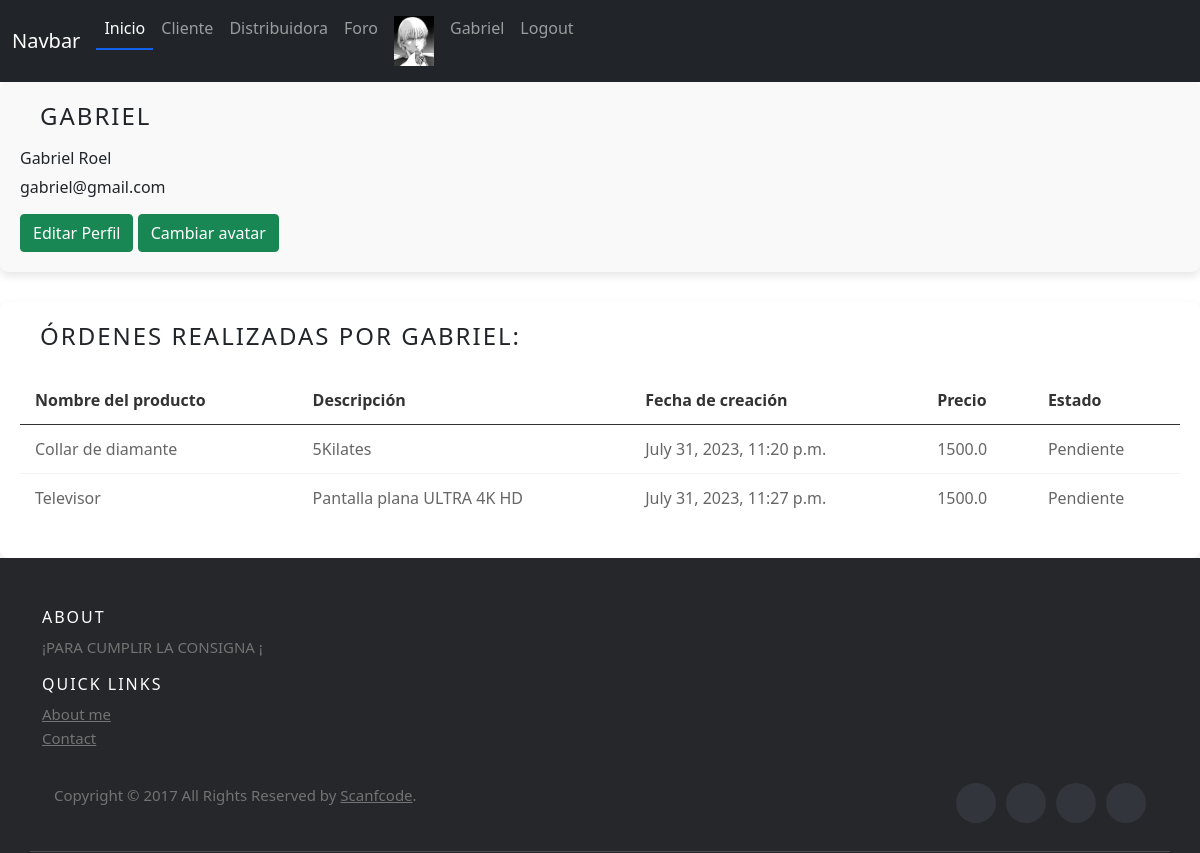
The app's page /perfil (signed in) with its own data.
### Roel/models.py (models this page shows, shortened)
class Ordenar(models.Model):
    STATUS = (
        ('Pendiente', 'Pendiente'),
        ('No se puede entregar', 'No se puede entregar'),
        ('Entregado', 'Entregado'),
    )
    cliente = models.ForeignKey(Cliente, null=True, on_delete=models.SET_NULL)
    producto = models.ForeignKey(Producto, null=True, on_delete=models.SET_NULL)
    date_created = models.DateTimeField(auto_now_add=True, null=True)
    estado = models.CharField(max_length=200, null=True, choices=STATUS)
    precio = models.FloatField(null=True)

class Producto(models.Model):
    CATEGORY = (
        ('Pulsera', 'Pulsera'),
        ('Collar', 'Collar'),
        ('Pendiente', 'Pendiente'),
        ('Electrodomestico', 'Electrodomestico'),
        ('Mueble', 'Mueble'),
        ('Focos', 'Focos'),
        ('Comestibles', 'Comestibles'),
        ('Componente PC', 'Componente PC'),
        ('Producto de belleza', 'Producto de belleza'),
        )
    nombre = models.CharField(max_length=200, null=True)
    precio = models.FloatField(max_length=8, null=True)
    categoria = models.CharField(max_length=200, null=True, choices=CATEGORY)
    descripcion = models.CharField(max_length=200, null=True, blank=True)
    date_created = models.DateTimeField(auto_now_add=True, null=True)
    tags = models.ManyToManyField(Tag)
    distribuidora = models.ForeignKey(Distribuidora, null=True, on_delete=models.SET_NULL)

### Roel/decorators.py (the view)
        def wrapper_func(request, *args, **kwargs):
            group = None
            if request.user.groups.exists():
                group = request.user.groups.all()[0].name
            if group in allowed_roles:
                return view_func(request, *args, **kwargs)
            else:
                return HttpResponse('No estas autorizado para la página')

### Roel/views.py (called while the page is built)
@login_required
@allowed_users(allowed_roles=['clientes', 'admin'])
def perfilview(request):
    pedidos = Ordenar.objects.filter(cliente=request.user.cliente)  # Filtrar los pedidos del usuario actual
    avatar = getavatar(request)
    context = {'pedidos': pedidos, 'avatar': avatar}
    return render(request, 'Roel/Perfil/perfil.html', context)

@login_required
def getavatar(request):
    avatar = Avatar.objects.filter(user = request.user.id)
    try:
        avatar = avatar[0].image.url
    except:
        avatar = None
    return avatar

### Roel/templates/Roel/Perfil/Perfil.html
{% extends "Roel/inicio.html" %}
{% load static %}
{% block contenidoQueCambia %}
    <div class="perfil-info">
        <h2>{{user.username}}</h2>
        <ul>
            <li>{{user.first_name}} {{user.last_name}}</li>
            <li>{{user.email}}</li>
        </ul>
        <a href="/Roel/Perfil/editarPerfil" class="btn btn-success">Editar Perfil</a>
        <a href="/Roel/Perfil/changeAvatar" class="btn btn-success">Cambiar avatar</a>
    </div>
    <div class="perfil-pedidos">
        <h2>Órdenes realizadas por {{ user.username }}:</h2>
        <table class="table">
            <thead>
                <tr>
                    <th>Nombre del producto</th>
                    <th>Descripción</th>
                    <th>Fecha de creación</th>
                    <th>Precio</th>
                    <th>Estado</th>
                </tr>
            </thead>
            <tbody>
                {% for pedido in pedidos %}
                <tr>
                    <td>{{ pedido.producto.nombre }}</td>
                    <td>{{ pedido.producto.descripcion }}</td>
                    <td>{{ pedido.date_created }}</td>
                    <td>{{ pedido.precio }}</td>
                    <td>{{ pedido.estado }}</td>
                </tr>
                {% endfor %}
            </tbody>
        </table>
    </div>
{% endblock %}

### Roel/templates/Roel/inicio.html (shortened to what this page needs)
<!DOCTYPE html>
<html lang="en">
<head>
    {% load static %}
    <link href="{% static 'Roel/css/Style.css'%}" rel="stylesheet"/>
    <link href="https://cdn.jsdelivr.net/npm/bootstrap@5.0.2/dist/css/bootstrap.min.css" rel="stylesheet">
</head>
<body>
    <nav class="navbar navbar-expand-lg navbar-dark bg-dark">
        <div class="container-fluid">
          <a class="navbar-brand" href="#">Navbar</a>
          <div class="collapse navbar-collapse" id="navbarNav">
            <ul class="navbar-nav">
              <li class="nav-item">
                <a class="nav-link active" aria-current="page" href="{% url 'inicio' %}">Inicio</a>
              </li>
              <li class="nav-item">
                <a class="nav-link" href="{% url 'cliente' %}">Cliente</a>
              </li>
              <li class="nav-item">
                <a class="nav-link" href="{% url 'distri' %}">Distribuidora</a>
              </li>
              <li class="nav-item">
                <a class="nav-link" href="{% url 'foro' %}">Foro</a>
              </li>
              <li class="nav-item">
              <a class="nav-link navText" href=""><img src="{{avatar}}" width="40px" alt="perfil"></a></li>
              <li class="nav-item">
                <a class="nav-link" href="{% url 'perfil' %}">{{user.username}}</a>
              </li>
              <li class="nav-item">
                <a class="nav-link" href="{% url 'Logout' %}">Logout</a>
              </li>
            </ul>
          </div>
        </div>
    </nav>
    {% block contenidoQueCambia %}{% endblock %}
<footer class="site-footer">
      <div class="container">
        <div class="row">
          <div class="col-sm-12 col-md-6">
            <h6>About</h6>
            <p class="text-justify">¡PARA CUMPLIR LA CONSIGNA ¡</p>
          <div class="col-xs-6 col-md-3">
            <h6>Quick Links</h6>
            <ul class="footer-links">
              <li><a href="{% url 'aboutme' %}">About me</a></li>
              <li><a href="https://www.linkedin.com/in/gabriel-roel-187a8b247/">Contact</a></li>
            </ul>
          </div>
        </div>
      </div>
      <div class="container">
        <div class="row">
          <div class="col-md-8 col-sm-6 col-xs-12">
            <p class="copyright-text">Copyright &copy; 2017 All Rights Reserved by
         <a href="#">Scanfcode</a>.
            </p>
          </div>
          <div class="col-md-4 col-sm-6 col-xs-12">
            <ul class="social-icons">
              <li><a class="facebook" href="#"></a></li>
              <li><a class="twitter" href="#"></a></li>
              <li><a class="dribbble" href="#"></a></li>
              <li><a class="linkedin" href="#"></a></li>
            </ul>
          </div>
        </div>
      </div>
</footer>
</body>
</html>

### Roel/static/Roel/css/Style.css (style rules this page uses)
body { margin: 0; padding: 0; width: 100%; }
.active { border-bottom: 2px solid #1161ed; }
h2 { padding-left: 12px; font-size: 22px; text-transform: uppercase; padding-bottom: 5px; letter-spacing: 2px; display: inline-block; font-weight: 100; }
h2:first-child { padding-left: 0px; }
h2,span,.custom-checkbox { margin-left: 20px; }
.site-footer { background-color:#26272b; padding:45px 0 20px; font-size:15px; line-height:24px; color:#737373; }
.site-footer h6 { color:#fff; font-size:16px; text-transform:uppercase; margin-top:5px; letter-spacing:2px }
.site-footer a { color:#737373; }
.footer-links { padding-left:0; list-style:none }
.footer-links li { display:block }
.footer-links a { color:#737373 }
.site-footer .social-icons { text-align:right }
.site-footer .social-icons a { width:40px; height:40px; line-height:40px; margin-left:6px; margin-right:0; border-radius:100%; background-color:#33353d }
.copyright-text { margin:0 }
.social-icons { padding-left:0; margin-bottom:0; list-style:none }
.social-icons li { display:inline-block; margin-bottom:4px }
.social-icons a { background-color:#eceeef; color:#818a91; font-size:16px; display:inline-block; line-height:44px; width:44px; height:44px; text-align:center; margin-right:8px; border-radius:100%; -webkit-transition:all .2s linear; -o-transition:all .2s linear; transition:all .2s linear }
.perfil-info { background-color: #f9f9f9; padding: 20px; border-radius: 8px; box-shadow: 0 4px 8px rgba(0, 0, 0, 0.1); margin-bottom: 30px; }
.perfil-info h2 { font-size: 24px; margin-bottom: 10px; }
.perfil-info ul { list-style: none; margin: 0; padding: 0; }
.perfil-info li { margin-bottom: 5px; }
.perfil-info .btn { margin-top: 10px; }
.perfil-pedidos { background-color: #fff; padding: 20px; border-radius: 8px; box-shadow: 0 4px 8px rgba(0, 0, 0, 0.1); }
.perfil-pedidos h2 { font-size: 24px; margin-bottom: 20px; }
.perfil-pedidos .table { width: 100%; border-collapse: collapse; }
.perfil-pedidos .table th, .perfil-pedidos .table td { padding: 12px 15px; border-bottom: 1px solid #f2f2f2; }
.perfil-pedidos .table th { text-align: left; font-weight: bold; color: #333; }
.perfil-pedidos .table td { color: #666; }
.perfil-pedidos .table tr:last-child td { border-bottom: none; }

### records on screen
Ordenar: producto.nombre "Collar de diamante", producto.descripcion "5Kilates", date_created "July 31, 2023, 11:20 p.m.", precio "1500.0", estado "Pendiente"
Ordenar: producto.nombre "Televisor", producto.descripcion "Pantalla plana ULTRA 4K HD", date_created "July 31, 2023, 11:27 p.m.", precio "1500.0", estado "Pendiente"

### other values on screen
{{ user.username }} "Gabriel"
{{ user.username }} "GABRIEL"
{{ user.first_name }} "Gabriel"
{{ user.last_name }} "Roel"
{{ user.email }} "gabriel@gmail.com"
